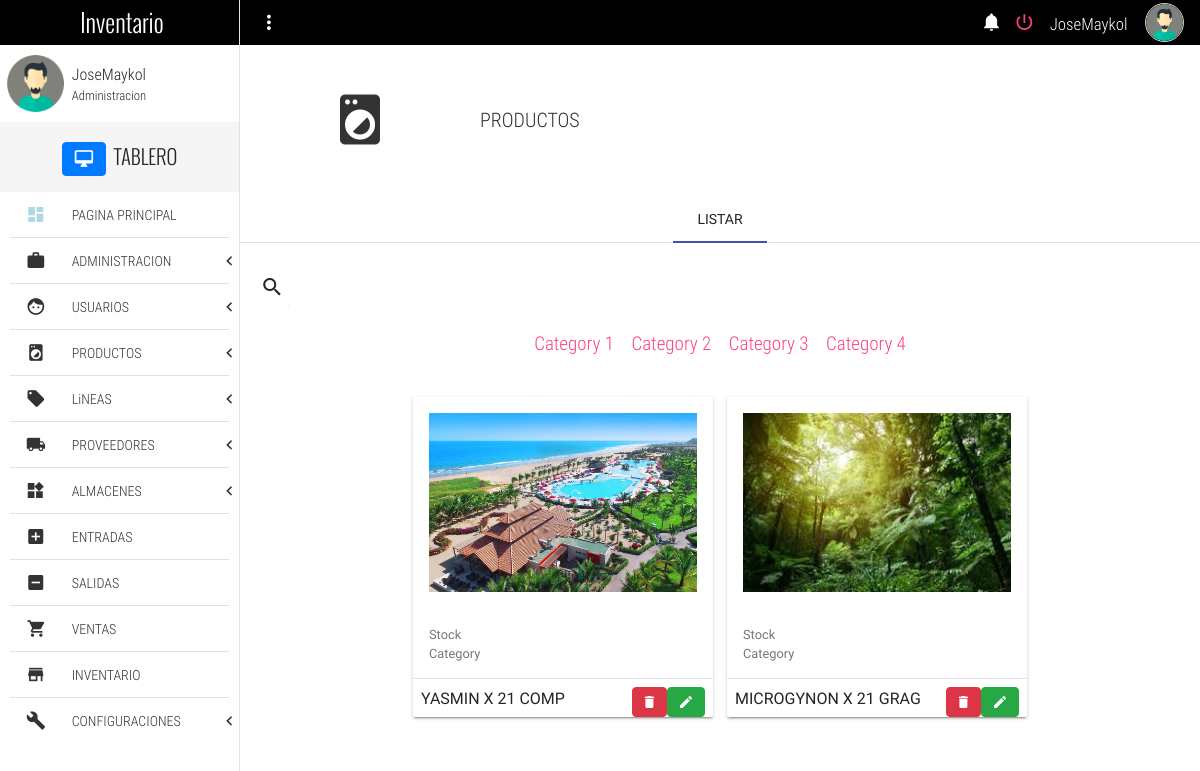
The app's page /listProduct (signed in) with its own data.
### Inventario/models.py (models this page shows, shortened)
class Product(models.Model):
    PRESENTATIONS = (('Unidad','Unidad'),
                        ('Lata','Lata'),
                        ('Paquete','Paquete'),
                        ('KIT','KIT'),
                        ('Caja','Caja'),
                        ('Bolsa','Bolsa'),
                        ('Frasco','Frasco'))
    name = models.CharField(max_length= 200, null= True, verbose_name= "Nombre del producto")
    img = models.ImageField(upload_to='pics', null=True, blank=True)
    price  = models.FloatField(null= True, verbose_name= "Precio")
    presentation = models.CharField(max_length= 200, null= True, choices= PRESENTATIONS, verbose_name= "Presentación")
    user = models.ForeignKey(User, on_delete= models.SET_DEFAULT, verbose_name= "Usuario", default= None)
    providers = models.ForeignKey(Provider, on_delete= models.SET_DEFAULT, verbose_name = "Proveedor", default= None)
    line = models.ForeignKey(Line,on_delete = models.SET_DEFAULT, default= None,null= True)
    created_at = models.DateTimeField(auto_now_add=True, null= True)
    class Meta:
        verbose_name = "Producto"
        verbose_name_plural =  "Productos"

### Inventario/views.py (the view)
# urls.py: path('listProduct', views.listProduct, name ='listProduct'),
def listProduct(request):
    context = {
        'productos' : Product.objects.all(),
        }
    return render(request, "listProduct.html", context)

### Templates/listProduct.html (shortened to what this page needs)
{% extends 'base.html' %}
{% load static %}
{% block content %}
	<section class="full-width pageContent">
		<section class="full-width header-well">
			<div class="full-width header-well-icon">
				<i class="zmdi zmdi-washing-machine"></i>
			</div>
			<div class="full-width header-well-text">
				<p class="text-condensedLight">
					PRODUCTOS
				</p>
			</div>
		</section>
		<div class="mdl-tabs mdl-js-tabs mdl-js-ripple-effect">
			<div class="mdl-tabs__tab-bar">
				<a href=""><a href="#tabListProducts" class="mdl-tabs__tab is-active">LISTAR</a></a>
			</div>
			<div class="mdl-tabs__panel is-active" id="tabListProducts">
				<div class="mdl-grid">
					<div class="mdl-cell mdl-cell--4-col-phone mdl-cell--8-col-tablet mdl-cell--12-col-desktop">
						<form action="#">
							<div class="mdl-textfield mdl-js-textfield mdl-textfield--expandable">
								<label class="mdl-button mdl-js-button mdl-button--icon" for="searchProduct">
									<i class="zmdi zmdi-search"></i>
								</label>
							</div>
						</form>
						<nav class="full-width menu-categories">
							<ul class="list-unstyle text-center">
								<li><a href="#!">Category 1</a></li>
								<li><a href="#!">Category 2</a></li>
								<li><a href="#!">Category 3</a></li>
								<li><a href="#!">Category 4</a></li>
							</ul>
						</nav>
						<div class="full-width text-center" style="padding: 30px 0;">
							{% for producto in productos %}
							<div class="mdl-card mdl-shadow--2dp full-width product-card">
								<div class="mdl-card__title">
									<img src="{{producto.img.url}}" alt="product" class="img-responsive">
								</div>
								<div class="mdl-card__supporting-text">
									<small>Stock</small><br>
									<small>Category</small>
								</div>
								<div class="mdl-card__actions mdl-card--border">
									{{producto.name}}
									<a href="/editProduct/{{producto.id}}" class="btn btn-success zmdi zmdi-edit" role="button"></a>
									<a enctype="multipart/form-data" href="/deleteProduct/{{producto.id}}" class="btn btn-danger zmdi zmdi-delete" role="button" onClick="return confirm('¿Seguro que quieres borrar a {{ producto.name }}?');"></a>
								</div>
							</div>
							{% endfor %}
						</div>
					</div>
				</div>
			</div>
		</div>
	</section>
{% endblock %}

### Templates/base.html (shortened to what this page needs)
{% load static %}
{% if user.is_authenticated %}
<!DOCTYPE html>
<html lang="es">
<head>
	<link rel="stylesheet" href="https://maxcdn.bootstrapcdn.com/bootstrap/4.5.2/css/bootstrap.min.css">
	<link rel="stylesheet" href="{% static 'css/normalize.css' %}">
	<link rel="stylesheet" href="{% static 'css/sweetalert2.css' %}">
	<link rel="stylesheet" href="{% static 'css/material.min.css'%}">
	<link rel="stylesheet" href="{% static 'css/material-design-iconic-font.min.css' %}">
	<link rel="stylesheet" href="{% static 'css/jquery.mCustomScrollbar.css' %}">
	<link rel="stylesheet" href="{% static 'css/main.css' %}">
</head>
<body>
	<div class="full-width navBar">
		<div class="full-width navBar-options">
			<i class="zmdi zmdi-more-vert btn-menu" id="btn-menu"></i>
			<nav class="navBar-options-list">
				<ul class="list-unstyle ">
					<li class="btn-Notification" id="notifications">
						<i class="zmdi zmdi-notifications"></i>
					</li>
					<li id="logout">
						<a href="logout">
							<i class="zmdi zmdi-power"></i>
						</a>
					</li>
					<li class="text-condensedLight noLink" ><small>{{user.username}}</small></li>
					<li class="noLink">
						<figure>
							<img src="{% static 'assets/img/avatar-male.png' %}" alt="Avatar" class="img-responsive">
						</figure>
					</li>
				</ul>
			</nav>
		</div>
	</div>
	<section class="full-width navLateral">
		<div class="full-width navLateral-bg btn-menu"></div>
		<div class="full-width navLateral-body">
			<div class="full-width navLateral-body-logo text-center tittles">
				 Inventario
			</div>
			<figure class="full-width" style="height: 77px;">
				<div class="navLateral-body-cl">
					<img src="{% static 'assets/img/avatar-male.png' %}" alt="Avatar" class="img-responsive">
				</div>
				<figcaption class="navLateral-body-cr hide-on-tablet">
					<span>
						{{user.username}}<br>
						<small>Administracion</small>
					</span>
				</figcaption>
			</figure>
			<div class="full-width tittles navLateral-body-tittle-menu">
				<i class="zmdi zmdi-desktop-mac btn btn-primary"></i><span class="hide-on-tablet">&nbsp; TABLERO</span>
			</div>
			<nav class="full-width">
				<ul class="full-width list-unstyle menu-principal ">
					<li class="full-width">
						<a href="home" class="full-width">
							<div class="navLateral-body-cl">
								<i class="zmdi zmdi-view-dashboard" style="color:lightblue"></i>
							</div>
							<div class="navLateral-body-cr hide-on-tablet">
								PAGINA PRINCIPAL
							</div>
						</a>
					</li>
					<li class="full-width divider-menu-h"></li>
					<li class="full-width">
						<a href="#" class="full-width btn-subMenu">
							<div class="navLateral-body-cl">
								<i class="zmdi zmdi-case"></i>
							</div>
							<div class="navLateral-body-cr hide-on-tablet">
								ADMINISTRACION
							</div>
							<span class="zmdi zmdi-chevron-left"></span>
						</a>
					</li>
					<li class="full-width divider-menu-h"></li>
					<li class="full-width">
						<a href="#" class="full-width btn-subMenu">
							<div class="navLateral-body-cl">
								<i class="zmdi zmdi-face"></i>
							</div>
							<div class="navLateral-body-cr hide-on-tablet">
								USUARIOS
							</div>
							<span class="zmdi zmdi-chevron-left"></span>
						</a>
					</li>
					<li class="full-width divider-menu-h"></li>
					<li class="full-width">
						<a href="#" class="full-width btn-subMenu ">
							<div class="navLateral-body-cl">
								<i class="zmdi zmdi-washing-machine"></i>
							</div>
							<div class="navLateral-body-cr hide-on-tablet">
								PRODUCTOS
							</div>
							<span class="zmdi zmdi-chevron-left"></span>
						</a>
					</li>
										<li class="full-width divider-menu-h"></li>
					<li class="full-width">
						<a href="#" class="full-width btn-subMenu ">
							<div class="navLateral-body-cl">
								<i class="zmdi zmdi-label"></i>
							</div>
							<div class="navLateral-body-cr hide-on-tablet">
								LiNEAS
							</div>
							<span class="zmdi zmdi-chevron-left"></span>
						</a>
					</li>
					<li class="full-width divider-menu-h"></li>
					<li class="full-width">
						<a href="#" class="full-width btn-subMenu" >
							<div class="navLateral-body-cl">
								<i class="zmdi zmdi-truck"></i>
							</div>
							<div class="navLateral-body-cr hide-on-tablet">
								PROVEEDORES
							</div>
							<span class="zmdi zmdi-chevron-left"></span>
						</a>
					</li>
					<li class="full-width divider-menu-h"></li>
					<li class="full-width">
						<a href="#" class="full-width btn-subMenu" >
							<div class="navLateral-body-cl">
								<i class="zmdi zmdi-widgets"></i>
							</div>
							<div class="navLateral-body-cr hide-on-tablet">
								ALMACENES
							</div>
							<span class="zmdi zmdi-chevron-left"></span>
						</a>
					</li>
					<li class="full-width divider-menu-h"></li>
					<li class="full-width">
						<a href="addEntry" class="full-width">
							<div class="navLateral-body-cl">
								<i class="zmdi zmdi-plus-square"></i>
							</div>
							<div class="navLateral-body-cr hide-on-tablet">
								ENTRADAS
							</div>
						</a>
					</li>
					<li class="full-width divider-menu-h"></li>
					<li class="full-width">
						<a href="addSale" class="full-width">
							<div class="navLateral-body-cl">
								<i class="zmdi zmdi-minus-square"></i>
							</div>
							<div class="navLateral-body-cr hide-on-tablet">
								SALIDAS
							</div>
						</a>
					</li>
					<li class="full-width divider-menu-h"></li>
					<li class="full-width">
						<a href="sales" class="full-width">
							<div class="navLateral-body-cl">
								<i class="zmdi zmdi-shopping-cart"></i>
							</div>
							<div class="navLateral-body-cr hide-on-tablet">
								VENTAS
							</div>
						</a>
					</li>
					<li class="full-width divider-menu-h"></li>
					<li class="full-width">
						<a href="inventory" class="full-width">
							<div class="navLateral-body-cl">
								<i class="zmdi zmdi-store"></i>
							</div>
							<div class="navLateral-body-cr hide-on-tablet">
								INVENTARIO
							</div>
						</a>
					</li>
					<li class="full-width divider-menu-h"></li>
					<li class="full-width">
						<a href="#!" class="full-width btn-subMenu">
							<div class="navLateral-body-cl">
								<i class="zmdi zmdi-wrench"></i>
							</div>
							<div class="navLateral-body-cr hide-on-tablet">
								CONFIGURACIONES
							</div>
							<span class="zmdi zmdi-chevron-left"></span>
						</a>
					</li>
				</ul>
			</nav>
		</div>
	</section>
	{% block content %}
	{% endblock %}
</body>
</html>
{% endif %}

### records on screen
Product: img (picture), name "YASMIN X 21 COMP"
Product: img (picture), name "MICROGYNON X 21 GRAG"

### other values on screen
{{ user.username }} "JoseMaykol"
